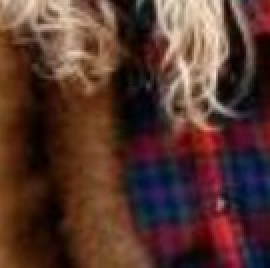
#> input picture MSD/images/crops/01185ce8-d046-58a5-aaf1-b404850b7190.jpg, 135 x 134 px (shown 2 times larger); its folder holds 4 pictures in this run
$ python get_json.py
#> lines starting #> are read from the running program, lines starting #| are printed output that depends on the picture
### feature_match.py
import json
import cv2
import os
import numpy as np


def orb(gray):
    # Set the parameters of the ORB algorithm by specifying the maximum number of keypoints to locate and
    # the pyramid decimation ratio
    orb = cv2.ORB_create(nfeatures=1000, scaleFactor=1.5, edgeThreshold = 35, WTA_K = 4, patchSize = 50)    # Find the keypoints in the gray scale training and query images and compute their ORB descriptor.
    # The None parameter is needed to indicate that we are not using a mask in either case.
    kpt,desp = orb.detectAndCompute(gray, None)

    return kpt, desp


# [62 lines left out: functions feature_matcher, remove_outiners, get_coordinates, not called in this run]

### get_json.py
import os
import copy
import cv2
from feature_match import *
import numpy as np
import json, codecs

wd = os.getcwd()
full_img_path = wd + '/MSD/images/full'
crop_img_path = wd + '/MSD/images/crops'

def get_features_all_crops():
    training = []
    for filename in os.listdir(crop_img_path):
        img = cv2.imread(crop_img_path+'/'+filename)
#> img is the input picture: shape (134, 135, 3); mean B, G, R 46, 54, 85.8
        gray = cv2.cvtColor(img, cv2.COLOR_BGR2GRAY)
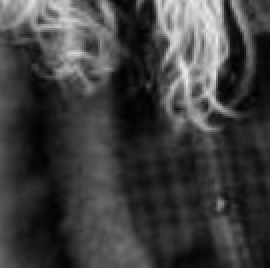
#> gray: shape (134, 135) (shown 2 times larger); min 1, max 235, mean 62.6
        size = gray.shape
#> size = (134, 135)
        keypoints, descriptors = orb(gray)
#> in orb, `kpt,desp = orb.detectAndCompute(gray, None)`: kpt = 33 keypoints; strongest (x, y, size): (98, 43, 50), (90, 43, 50), (89, 36, 50), (88, 54, 50)
#> keypoints has the same summary as kpt in orb
        data = [filename, keypoints, descriptors, size, -1]
        training.append(data)
#> pass 2 of the loop in get_features_all_crops, `for filename in os.listdir(crop_img_path):`:
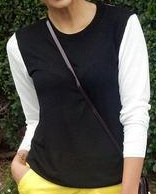
#> input picture MSD/images/crops/02c10f68-4bc4-589a-96b1-89562544cba7.jpg, 156 x 194 px
#> in get_features_all_crops, img is the input picture: shape (194, 156, 3); mean B, G, R 76.6, 85.4, 88.5
#> in get_features_all_crops, `gray = cv2.cvtColor(img, cv2.COLOR_BGR2GRAY)`:
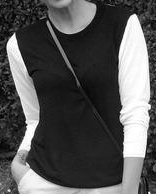
#> gray: shape (194, 156); min 0, max 255, mean 85.3
#> kpt = 37 keypoints; strongest (x, y, size): (120, 112, 50), (120, 114, 50), (120, 120, 50), (119, 117, 50)
#> keypoints has the same summary as kpt in orb
    return training


def get_features_all_fulls():
    query = []
#> (the run stopped early here; a loop or call above may not have finished)
